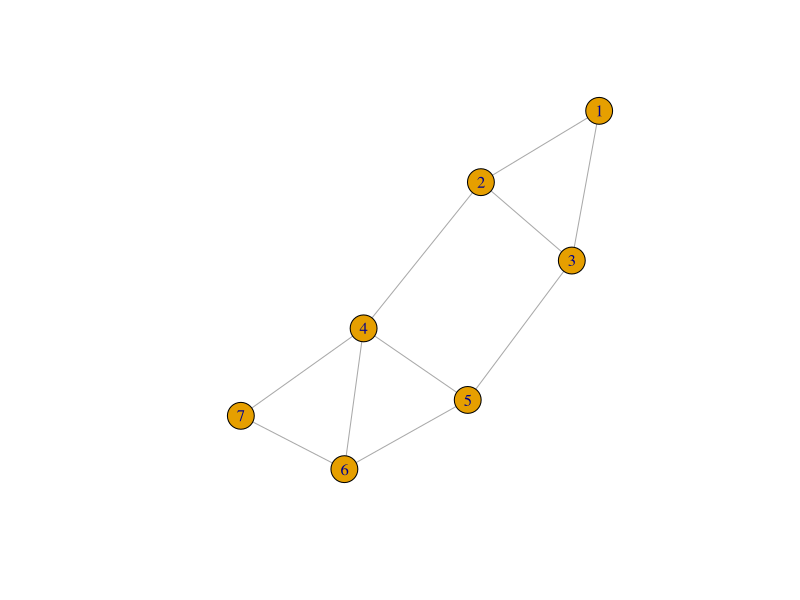
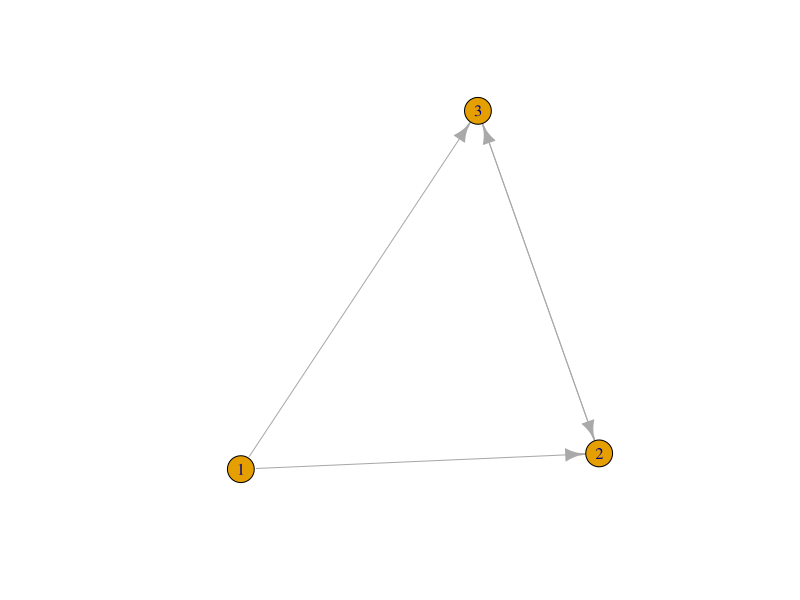

Generate these figures, in order, with R:
library(igraph)
g <- graph.formula(1-2, 1-3, 2-3, 2-4, 3-5, 4-5, 4-6, 4-7, 5-6, 6-7)

V(g)  # vertice 
E(g)  # edges
str(g)  # a more structured way to show edges
plot(g)

dg <- graph.formula(1-+2, 1-+3, 2++3)
plot(dg)
dg <- graph.formula(Sam-+Mary, Sam-+Tom, Mary++Tom)
str(dg)

V(dg)$name <- c("Sam", "Mary", "Tom")  # rename from number 123 to name sam mary tom

get.edgelist(dg)
get.adjacency(g)
get.adjacency(dg)

graph.adjlist
graph.edgelist
graph.adjacency
read.graph  # for data stored in a file
write.graph







